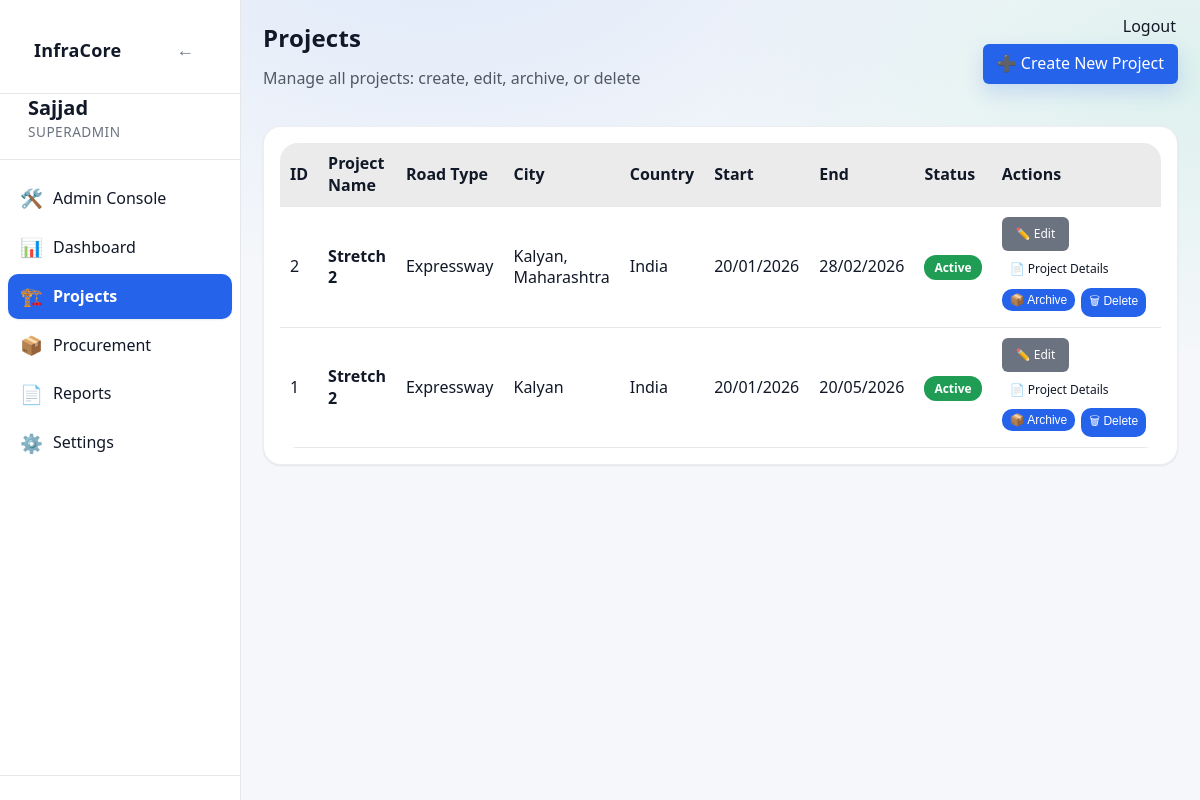
Page /projects (signed in) on the earlier database version.
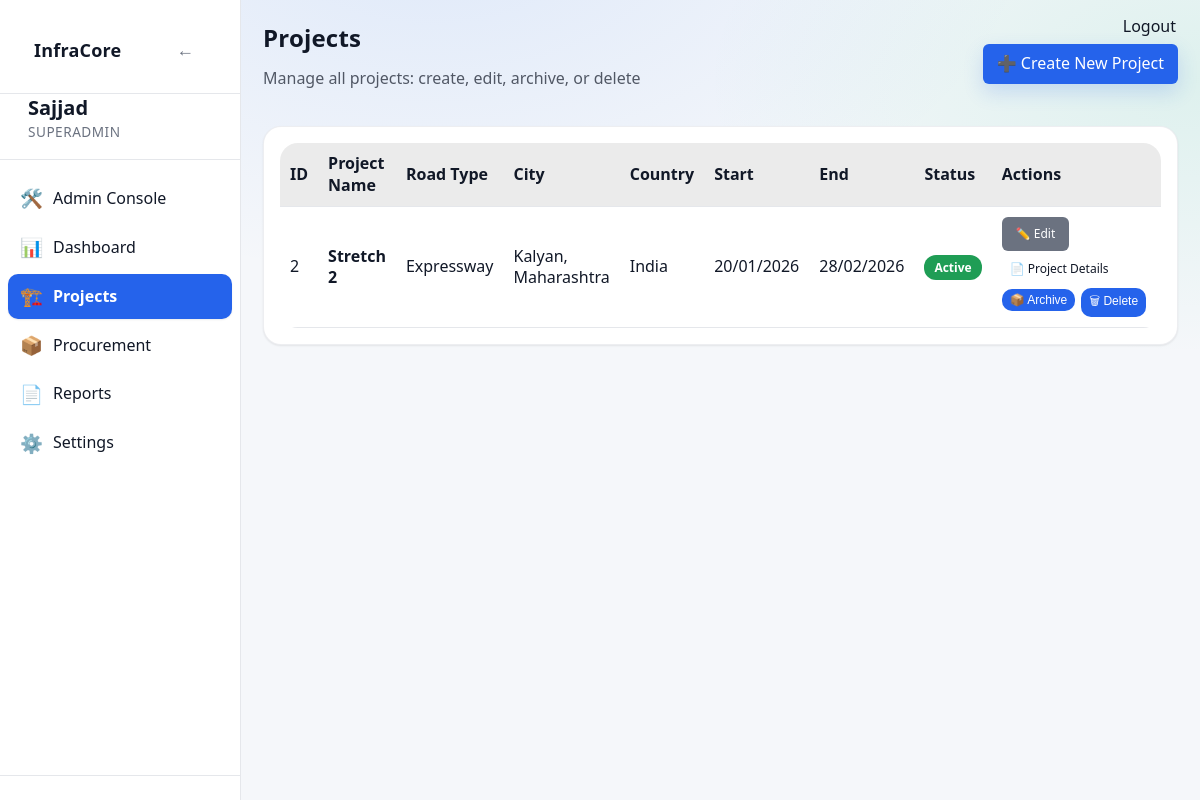
Same page on the later database version.
### app/models/project.py (models this page shows)
class Project(Base):
    __tablename__ = "projects"
    id = Column(Integer, primary_key=True, index=True)
    name = Column(String(255), nullable=False)
    project_code = Column(String(100), nullable=True)
    client_authority = Column(String(255), nullable=True)
    contractor = Column(String(255), nullable=True)
    consultant_pmc = Column(String(255), nullable=True)
    is_active = Column(Boolean, default=True, nullable=False)
    status = Column(String(20), default="active", nullable=False)
    road_type = Column(String(100), nullable=False)
    lanes = Column(Integer, nullable=False)
    road_width = Column(Float, nullable=False)
    road_length_km = Column(Float, nullable=False)
    carriageway_width = Column(Float, nullable=True)
    shoulder_type = Column(String(100), nullable=True)
    median_type = Column(String(100), nullable=True)
    project_type = Column(String(50), nullable=False, server_default="")
    road_name = Column(String(255), nullable=True)
    lane_configuration = Column(String(10), nullable=True)
    road_pavement_type = Column(String(20), nullable=True)
    terrain_type = Column(String(20), nullable=True)
    concrete_pavement_type = Column(String(20), nullable=True)  # PQC/RCC
    slab_thickness_mm = Column(Integer, nullable=True)
    grade_of_concrete = Column(String(20), nullable=True)
    joint_spacing_m = Column(Float, nullable=True)
    dowel_diameter_mm = Column(Integer, nullable=True)
    tie_bar_diameter_mm = Column(Integer, nullable=True)
    road_construction_type = Column(String(100), nullable=True)
    road_category = Column(String(100), nullable=True)
    road_engineering_type = Column(String(150), nullable=True)
    road_preset_key = Column(String(200), nullable=True)
    road_extras_json = Column(Text, nullable=True)
    preset_activities_json = Column(Text, nullable=True)
    preset_materials_json = Column(Text, nullable=True)
    country = Column(String(100), nullable=False)
    state = Column(String(100), nullable=True)
    district = Column(String(100), nullable=True)
    city = Column(String(100), nullable=False)
    location_id = Column(Integer, ForeignKey("locations.id"), nullable=True)
    chainage_start = Column(String(50), nullable=True)
    chainage_end = Column(String(50), nullable=True)
    planned_start_date = Column(Date, nullable=False)
    planned_end_date = Column(Date, nullable=False)
    created_by = Column(Integer, nullable=False)
    created_at = Column(DateTime, default=datetime.utcnow, nullable=False)
    updated_at = Column(
        DateTime,
        default=datetime.utcnow,
        onupdate=datetime.utcnow,
        nullable=False,
    )
    completed_at = Column(DateTime, nullable=True)
    activities = relationship(
        "Activity",
        back_populates="project",
        cascade="all, delete-orphan"
    )
    project_activities = relationship(
        "ProjectActivity",
        back_populates="project",
        cascade="all, delete-orphan"
    )
    planned_materials = relationship(
        "PlannedMaterial",
        back_populates="project",
        cascade="all, delete-orphan"
    )
    material_usage_daily = relationship(
        "MaterialUsageDaily",
        back_populates="project",
        cascade="all, delete-orphan"
    )
    location = relationship("Location")

### app/routes/projects.py (the view)
@router.get("", response_class=HTMLResponse)
def projects_page(request: Request, db: Session = Depends(get_db)):
    user = request.session.get("user")
    if not user:
        flash(request, "Please login to continue", "warning")
        return RedirectResponse("/login", status_code=302)
    base = (
        db.query(Project)
        .outerjoin(ProjectUser, Project.id == ProjectUser.project_id)
        .filter(
            Project.is_active == True,
            Project.status == "active",
            Project.completed_at.is_(None),
        )
    )
    base = base.filter(
        ~func.lower(Project.name).like("%preset%"),
        ~func.lower(Project.name).like("%test%"),
    )
    if user.get("role") in {"admin", "superadmin"}:
        projects = base.distinct().order_by(Project.id.desc()).all()
    else:
        projects = (
            base.filter(
                (Project.created_by == user["id"]) |
                (ProjectUser.user_id == user["id"])
            )
            .distinct()
            .order_by(Project.id.desc())
            .all()
        )
    return templates.TemplateResponse(
        "projects.html",
        {"request": request, "projects": projects, "user": user}
    )

### app/templates/projects.html (shortened to what this page needs)
{% extends "base.html" %}
{% block content %}
<div class="page-header"
     style="display:flex;justify-content:space-between;align-items:center;margin-bottom:20px;flex-wrap:wrap;gap:12px">
    <div>
        <h1 class="page-title">Projects</h1>
        <p style="opacity:0.7;margin-top:4px">
            Manage all projects: create, edit, archive, or delete
        </p>
    </div>
    {% if user["role"] in ["admin", "superadmin", "manager"] %}
    <div style="display:flex;gap:10px">
        <a href="/projects/new" class="btn-primary">
            ➕ Create New Project
        </a>
    </div>
    {% endif %}
</div>
<div class="card">
    {% if projects %}
    <table class="table">
        <thead>
            <tr>
                <th>ID</th>
                <th>Project Name</th>
                <th>Road Type</th>
                <th>City</th>
                <th>Country</th>
                <th>Start</th>
                <th>End</th>
                <th>Status</th>
                <th style="width:240px">Actions</th>
            </tr>
        </thead>
        <tbody>
        {% for project in projects %}
            <tr>
                <td>{{ project.id }}</td>
                <td>
                    <strong>{{ project.name }}</strong>
                </td>
                <td>{{ project.road_type }}</td>
                <td>{{ project.city }}</td>
                <td>{{ project.country }}</td>
                <td>{{ project.planned_start_date|ddmmyyyy }}</td>
                <td>{{ project.planned_end_date|ddmmyyyy }}</td>
                <td>
                    {% if project.is_active %}
                        <span class="badge badge-success">Active</span>
                    {% else %}
                        <span class="badge badge-danger">Archived</span>
                    {% endif %}
                </td>
                <td style="display:flex;gap:6px;flex-wrap:wrap">
                    {% if user["role"] in ["admin", "superadmin", "manager"] %}
                    <a href="/projects/{{ project.id }}/edit"
                       class="btn-secondary btn-sm">
                        ✏️ Edit
                    </a>
                    {% endif %}
                        <a href="/projects/{{ project.id }}" class="btn-info btn-sm">
                            📄 Project Details
                        </a>
                      {% if user["role"] in ["admin", "superadmin", "manager"] %}
                    <form method="post"
                          action="/projects/{{ project.id }}/archive"
                          onsubmit="return confirm('Archive this project? It will be hidden from active lists but can be restored later.')">
                        <button class="btn-warning btn-sm" type="submit">
                            {% if project.is_active %}
                                📦 Archive
                            {% else %}
                                ♻ Restore
                            {% endif %}
                        </button>
                    </form>
                    {% endif %}
                      {% if user["role"] in ["admin", "superadmin"] %}
                    <form method="post"
                          action="/projects/{{ project.id }}/delete"
                          onsubmit="return confirm('Delete this project permanently? This cannot be undone.')">
                        <button class="btn-danger btn-sm" type="submit">
                            🗑 Delete
                        </button>
                    </form>
                    {% endif %}
                </td>
            </tr>
        {% endfor %}
        </tbody>
    </table>
    {% endif %}
</div>
{% endblock %}

### app/templates/base.html (shortened to what this page needs)
<!DOCTYPE html>
<html lang="en">
<head>
    <link rel="stylesheet" href="/static/css/style.css">
    <link rel="stylesheet" href="/static/css/ui_v2.css">
</head>
<body>
<div class="layout">
    <aside class="sidebar" id="sidebar">
        <div class="sidebar-header">
            <div class="sidebar-header-row">
                <h2 class="sidebar-title">InfraCore</h2>
                <button id="sidebarHideBtn" class="sidebar-toggle-btn" aria-label="Hide sidebar">←</button>
            </div>
        </div>
        {% if user is defined and user is not none %}
        <div class="sidebar-user">
            <strong class="sidebar-username">{{ user["username"] }}</strong>
            <span class="sidebar-role">
                {% if user["role"] == "superadmin" %}
                    SUPERADMIN
                {% else %}
                    {{ user["role"] | upper }}
                {% endif %}
            </span>
        </div>
        <nav class="sidebar-nav">
            {% if user["role"] == "superadmin" %}
                <a href="/admin/users" class="{% if request.url.path.startswith('/admin') %}active{% endif %}"><span class="icon">🛠️</span>Admin Console</a>
                <a href="/dashboard" class="{% if request.url.path == '/dashboard' %}active{% endif %}"><span class="icon">📊</span>Dashboard</a>
                <a href="/projects" class="{% if request.url.path.startswith('/projects') %}active{% endif %}"><span class="icon">🏗️</span>Projects</a>
                <a href="/procurement" class="{% if request.url.path.startswith('/procurement') %}active{% endif %}"><span class="icon">📦</span>Procurement</a>
                <a href="/reports" class="{% if request.url.path.startswith('/reports') %}active{% endif %}"><span class="icon">📄</span>Reports</a>
                <a href="/settings" class="{% if request.url.path == '/settings' %}active{% endif %}"><span class="icon">⚙️</span>Settings</a>
            {% else %}
                <a href="/dashboard" class="{% if request.url.path == '/dashboard' %}active{% endif %}"><span class="icon">📊</span>Dashboard</a>
            {% endif %}
        </nav>
        <div class="sidebar-footer"></div>
        {% endif %}
    </aside>
        <a href="/logout" class="logout-top-btn" style="position:fixed;top:16px;right:24px;z-index:4000;">Logout</a>
    <main class="main">
        <div class="container">
            {% block content %}{% endblock %}
        </div>
    </main>
</div>
</body>
</html>

### static/css/style.css (style rules this page uses)
body { font-family: Arial, Helvetica, sans-serif; margin: 0; background-color: var(--bg); color: var(--text); }
.container { padding: 20px; }
table { width: 100%; border-collapse: collapse; background: var(--card); }
th { background: rgba(0,0,0,0.05); text-align: left; }
th, td { padding: 10px; border-bottom: 1px solid var(--border); }
button, .button { padding: 6px 12px; border-radius: 4px; border: none; cursor: pointer; background: var(--btn); color: white; text-decoration: none; }
:root { --bg: #f5f7fa; --bg-secondary: #ffffff; --bg-primary: #f5f7fa; --text: #111827; --text-muted: #6b7280; --card: #ffffff; --nav: #1f2937; --border: #e5e7eb; --border-color: #e5e7eb; --btn: #2563eb; --hover-bg: rgba(37, 99, 235, 0.1); --accent-color: #2563eb; }
html, body, table, th, td, input, select, textarea, button, .button { transition: background-color 0.3s ease, color 0.3s ease, border-color 0.3s ease; }
.layout { display: flex; min-height: 100vh; }
.sidebar { width: 240px; background: var(--bg-secondary); border-right: 1px solid var(--border-color); display: flex; flex-direction: column; }
.sidebar-header { padding: 16px; font-size: 18px; font-weight: bold; border-bottom: 1px solid var(--border-color); }
.sidebar-user { padding: 12px 16px; border-bottom: 1px solid var(--border-color); font-size: 14px; }
.sidebar-nav { flex: 1; padding: 8px; }
.sidebar-nav a { display: block; padding: 10px 12px; margin-bottom: 4px; border-radius: 6px; color: var(--text); text-decoration: none; }
.sidebar-nav a.active { background: var(--accent-color); color: #ffffff; font-weight: 600; }
.sidebar-footer { padding: 12px; border-top: 1px solid var(--border-color); }
.main { flex: 1; background: var(--bg-primary); }
.page-title { margin-bottom: 20px; font-size: 26px; font-weight: 600; }
.card { background: var(--card); border-radius: 10px; padding: 16px; box-shadow: 0 4px 12px rgba(0,0,0,0.06); }
.badge { padding: 4px 10px; border-radius: 12px; font-size: 12px; font-weight: bold; }
.badge-success { background: #1f9d55; color: #fff; }
.btn-sm { padding: 4px 8px; font-size: 12px; }

### app/templates/base.html (style rules this page uses)
a, a:visited { color: var(--text); text-decoration: none; }
.btn-primary { background: var(--btn); color: #fff; padding: 9px 14px; border-radius: 6px; border: none; cursor: pointer; }
.btn-secondary { background: #6b7280; color: #fff; padding: 9px 14px; border-radius: 6px; border: none; cursor: pointer; }

Differences in the rows shown:
removed Project: id "1", name "Stretch 2", road_type "Expressway", city "Kalyan", country "India", planned_start_date|ddmmyyyy "20/01/2026", planned_end_date|ddmmyyyy "20/05/2026", is_active "Active"
